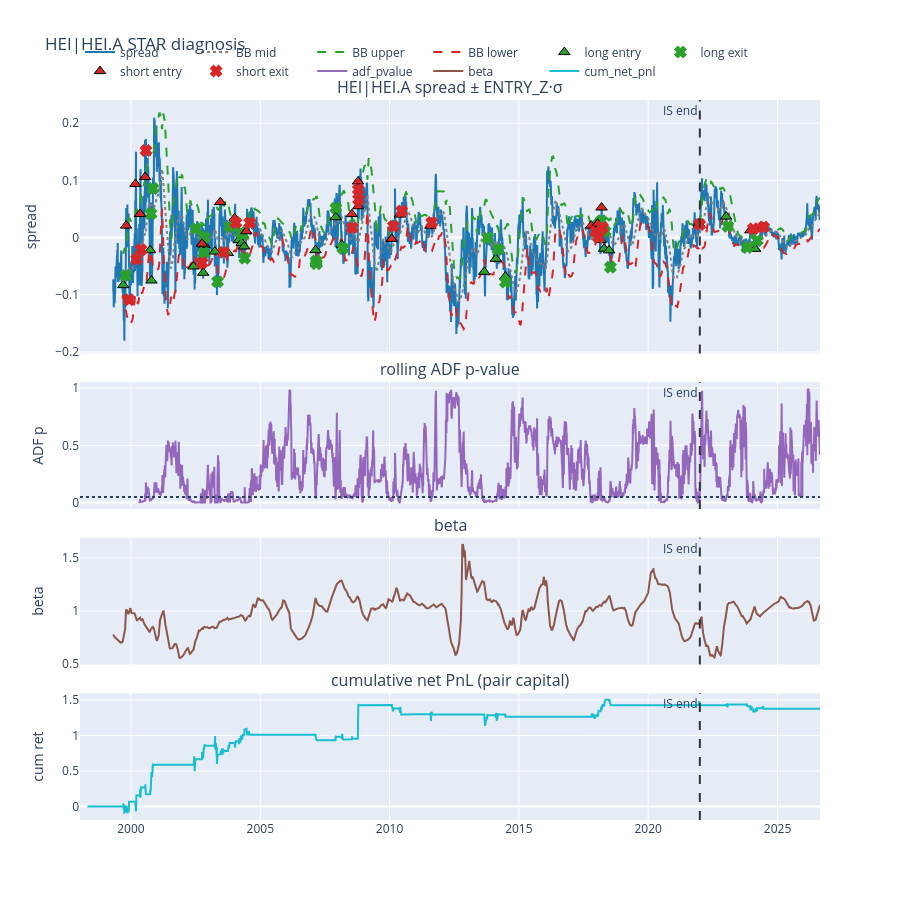
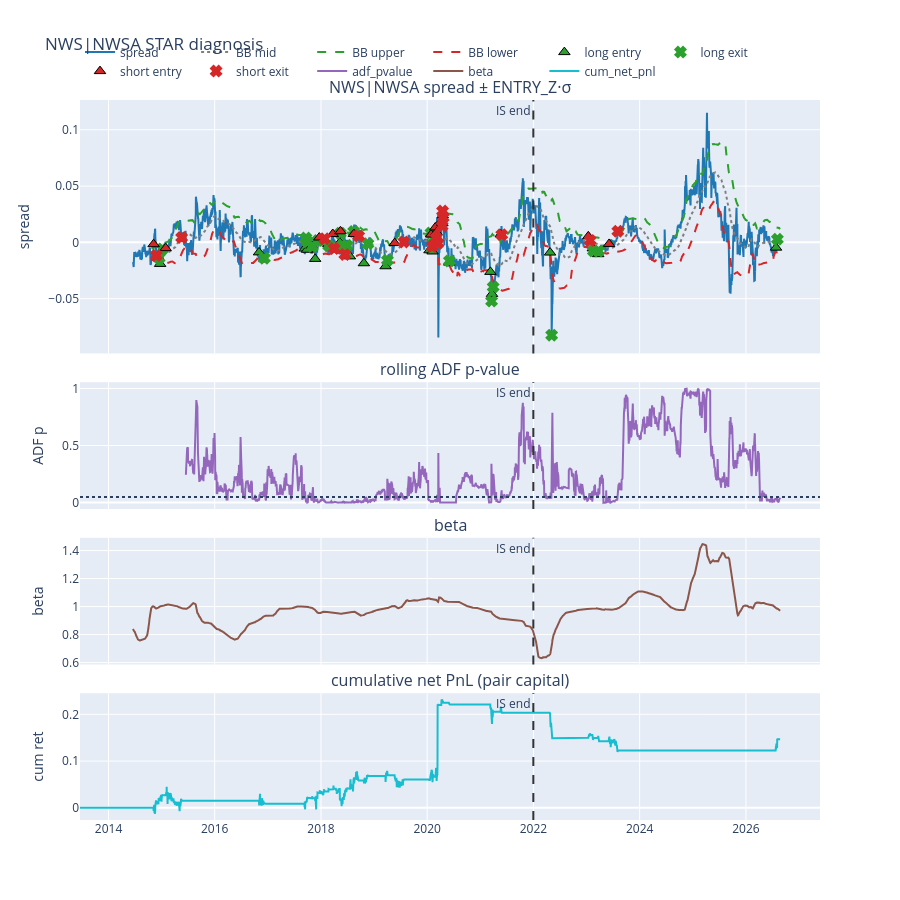

The cell these charts' notebook holds for them, in order:
### Markdown cell above
## 13. Interactive spreads

### Code cell
for pid in PAIRS:
    g = full.loc[full["pair_id"].astype(str) == str(pid)].sort_values("date")
    t = oos_trades.loc[oos_trades["pair_id"].astype(str) == str(pid)] if not oos_trades.empty else oos_trades
    # Include full-sample trades for markers across IS/OOS on the chart
    all_parts = []
    pr = full_res.book.pair_results.get(str(pid))
    if pr is not None and not pr.trades.empty:
        all_parts.append(enrich_trades(pr.trades, g, pr.returns))
    trades_plot = pd.concat(all_parts, ignore_index=True) if all_parts else t
    pair_ret = pr.returns if pr is not None else None
    fig = plotly_pair_diagnosis(
        g,
        trades_plot,
        entry_z=float(cfg.entry_z),
        z_window=int(cfg.z_window),
        pair_returns=pair_ret,
        is_end=IS_END,
        title=f"{pid} STAR diagnosis",
    )
    fig.show()

### Figure 1 — Plotly figure (JSON) as saved in the notebook; plotly's stock layout.template omitted (floating-point values rounded to 4 significant figures; data arrays with more than 128 entries replaced by an {"elided": "..."} marker saying what was removed)
{"data": [{"line": {"color": "#1f77b4"}, "name": "spread", "type": "scatter", "x": {"elided": "7126 str values"}, "xaxis": "x", "y": {"elided": "7126 float values"}, "yaxis": "y"}, {"line": {"color": "#7f7f7f", "dash": "dot"}, "name": "BB mid", "type": "scatter", "x": {"elided": "7126 str values"}, "xaxis": "x", "y": {"elided": "7126 float values"}, "yaxis": "y"}, {"line": {"color": "#2ca02c", "dash": "dash"}, "name": "BB upper", "type": "scatter", "x": {"elided": "7126 str values"}, "xaxis": "x", "y": {"elided": "7126 float values"}, "yaxis": "y"}, {"line": {"color": "#d62728", "dash": "dash"}, "name": "BB lower", "type": "scatter", "x": {"elided": "7126 str values"}, "xaxis": "x", "y": {"elided": "7126 float values"}, "yaxis": "y"}, {"marker": {"color": "#2ca02c", "line": {"color": "#000000", "width": 1}, "size": 10, "symbol": "triangle-up"}, "mode": "markers", "name": "long entry", "type": "scatter", "x": ["1999-09-15T00:00:00", "2000-09-28T00:00:00", "2000-10-17T00:00:00", "2002-06-03T00:00:00", "2002-10-18T00:00:00", "2002-11-04T00:00:00", "2003-04-01T00:00:00", "2003-10-01T00:00:00", "2004-03-03T00:00:00", "2004-04-13T00:00:00", "2004-05-20T00:00:00", "2007-02-21T00:00:00", "2007-03-02T00:00:00", "2007-12-03T00:00:00", "2008-02-27T00:00:00", "2013-08-30T00:00:00", "2014-02-10T00:00:00", "2014-06-24T00:00:00", "2018-01-30T00:00:00", "2018-03-01T00:00:00", "2018-04-19T00:00:00", "2018-06-29T00:00:00", "2023-01-06T00:00:00", "2023-10-30T00:00:00", "2024-02-20T00:00:00"], "xaxis": "x", "y": [-0.08313, -0.02209, -0.07507, -0.0505, -0.06156, -0.01279, -0.02441, -0.02699, -0.004626, -0.009237, -0.01547, -0.02198, -0.04468, 0.03577, -0.01271, -0.05989, -0.03709, -0.06807, 0.01736, -0.004315, -0.01948, -0.0223, 0.03679, -0.01797, -0.01971], "yaxis": "y"}, {"marker": {"color": "#2ca02c", "line": {"color": "#2ca02c", "width": 2}, "size": 9, "symbol": "x"}, "mode": "markers", "name": "long exit", "type": "scatter", "x": ["1999-10-20T00:00:00", "2000-10-11T00:00:00", "2000-11-08T00:00:00", "2002-07-08T00:00:00", "2002-10-28T00:00:00", "2002-11-06T00:00:00", "2003-05-08T00:00:00", "2003-10-29T00:00:00", "2004-04-02T00:00:00", "2004-05-03T00:00:00", "2004-05-26T00:00:00", "2007-02-27T00:00:00", "2007-03-05T00:00:00", "2007-12-04T00:00:00", "2008-03-13T00:00:00", "2013-10-16T00:00:00", "2014-03-13T00:00:00", "2014-06-25T00:00:00", "2018-01-31T00:00:00", "2018-03-12T00:00:00", "2018-05-03T00:00:00", "2018-07-17T00:00:00", "2023-01-31T00:00:00", "2023-10-31T00:00:00", "2024-03-20T00:00:00"], "xaxis": "x", "y": [-0.0664, 0.04193, 0.08603, 0.01596, -0.02673, 0.001157, -0.077, 0.01903, 0.009045, 0.005325, -0.03594, -0.041, -0.04572, 0.05183, -0.01866, -0.0005209, -0.02023, -0.07778, 0.02362, 0.02957, 0.01085, -0.05169, 0.01971, -0.01737, -0.004857], "yaxis": "y"}, {"marker": {"color": "#d62728", "line": {"color": "#000000", "width": 1}, "size": 10, "symbol": "triangle-up"}, "mode": "markers", "name": "short entry", "type": "scatter", "x": ["1999-10-26T00:00:00", "2000-03-06T00:00:00", "2000-05-10T00:00:00", "2000-07-20T00:00:00", "2002-10-01T00:00:00", "2003-06-16T00:00:00", "2004-01-05T00:00:00", "2004-06-18T00:00:00", "2008-07-18T00:00:00", "2008-10-13T00:00:00", "2008-10-17T00:00:00", "2010-02-01T00:00:00", "2010-05-25T00:00:00", "2011-08-01T00:00:00", "2017-10-18T00:00:00", "2018-01-16T00:00:00", "2018-03-14T00:00:00", "2021-12-16T00:00:00", "2023-12-15T00:00:00", "2024-06-04T00:00:00"], "xaxis": "x", "y": [0.02098, 0.09386, 0.0413, 0.1058, -0.0107, 0.06205, 0.03388, 0.01118, 0.04099, 0.09816, 0.05477, -0.002229, 0.04021, 0.0207, 0.02094, 0.02425, 0.05261, 0.02475, 0.01271, 0.01878], "yaxis": "y"}, {"marker": {"color": "#d62728", "line": {"color": "#d62728", "width": 2}, "size": 9, "symbol": "x"}, "mode": "markers", "name": "short exit", "type": "scatter", "x": ["1999-12-08T00:00:00", "2000-03-21T00:00:00", "2000-05-25T00:00:00", "2000-08-01T00:00:00", "2002-10-03T00:00:00", "2003-08-04T00:00:00", "2004-01-23T00:00:00", "2004-08-05T00:00:00", "2008-07-24T00:00:00", "2008-10-16T00:00:00", "2008-10-20T00:00:00", "2010-02-24T00:00:00", "2010-06-21T00:00:00", "2011-08-19T00:00:00", "2017-12-21T00:00:00", "2018-01-29T00:00:00", "2018-03-27T00:00:00", "2021-12-29T00:00:00", "2024-01-25T00:00:00", "2024-06-17T00:00:00"], "xaxis": "x", "y": [-0.1086, -0.03791, -0.02108, 0.1523, -0.04409, -0.02572, 0.0259, 0.0257, 0.0172, 0.08421, 0.06685, 0.02006, 0.04654, 0.02633, 0.01032, 0.0006702, 0.01744, 0.02275, 0.01554, 0.01856], "yaxis": "y"}, {"line": {"color": "#9467bd"}, "name": "adf_pvalue", "type": "scatter", "x": {"elided": "7126 str values"}, "xaxis": "x2", "y": {"elided": "7126 float values"}, "yaxis": "y2"}, {"line": {"color": "#8c564b"}, "name": "beta", "type": "scatter", "x": {"elided": "7126 str values"}, "xaxis": "x3", "y": {"elided": "7126 float values"}, "yaxis": "y3"}, {"line": {"color": "#17becf"}, "name": "cum_net_pnl", "type": "scatter", "x": {"elided": "7126 str values"}, "xaxis": "x4", "y": {"elided": "7126 float values"}, "yaxis": "y4"}], "layout": {"annotations": [{"font": {"size": 16}, "showarrow": false, "text": "HEI|HEI.A spread ± ENTRY_Z·σ", "x": 0.5, "xanchor": "center", "xref": "paper", "y": 1, "yanchor": "bottom", "yref": "paper"}, {"font": {"size": 16}, "showarrow": false, "text": "rolling ADF p-value", "x": 0.5, "xanchor": "center", "xref": "paper", "y": 0.608, "yanchor": "bottom", "yref": "paper"}, {"font": {"size": 16}, "showarrow": false, "text": "beta", "x": 0.5, "xanchor": "center", "xref": "paper", "y": 0.392, "yanchor": "bottom", "yref": "paper"}, {"font": {"size": 16}, "showarrow": false, "text": "cumulative net PnL (pair capital)", "x": 0.5, "xanchor": "center", "xref": "paper", "y": 0.176, "yanchor": "bottom", "yref": "paper"}, {"showarrow": false, "text": "IS end", "x": "2021-12-31T00:00:00", "xanchor": "right", "xref": "x", "y": 1, "yanchor": "top", "yref": "y domain"}, {"showarrow": false, "text": "IS end", "x": "2021-12-31T00:00:00", "xanchor": "right", "xref": "x2", "y": 1, "yanchor": "top", "yref": "y2 domain"}, {"showarrow": false, "text": "IS end", "x": "2021-12-31T00:00:00", "xanchor": "right", "xref": "x3", "y": 1, "yanchor": "top", "yref": "y3 domain"}, {"showarrow": false, "text": "IS end", "x": "2021-12-31T00:00:00", "xanchor": "right", "xref": "x4", "y": 1, "yanchor": "top", "yref": "y4 domain"}], "height": 900, "hovermode": "x unified", "legend": {"orientation": "h", "y": 1.02, "yanchor": "bottom"}, "shapes": [{"line": {"dash": "dot"}, "type": "line", "x0": 0, "x1": 1, "xref": "x2 domain", "y0": 0.05, "y1": 0.05, "yref": "y2"}, {"line": {"color": "#333333", "dash": "dash"}, "type": "line", "x0": "2021-12-31T00:00:00", "x1": "2021-12-31T00:00:00", "xref": "x", "y0": 0, "y1": 1, "yref": "y domain"}, {"line": {"color": "#333333", "dash": "dash"}, "type": "line", "x0": "2021-12-31T00:00:00", "x1": "2021-12-31T00:00:00", "xref": "x2", "y0": 0, "y1": 1, "yref": "y2 domain"}, {"line": {"color": "#333333", "dash": "dash"}, "type": "line", "x0": "2021-12-31T00:00:00", "x1": "2021-12-31T00:00:00", "xref": "x3", "y0": 0, "y1": 1, "yref": "y3 domain"}, {"line": {"color": "#333333", "dash": "dash"}, "type": "line", "x0": "2021-12-31T00:00:00", "x1": "2021-12-31T00:00:00", "xref": "x4", "y0": 0, "y1": 1, "yref": "y4 domain"}], "title": {"text": "HEI|HEI.A STAR diagnosis"}, "xaxis": {"anchor": "y", "domain": [0, 1], "matches": "x4", "showticklabels": false}, "xaxis2": {"anchor": "y2", "domain": [0, 1], "matches": "x4", "showticklabels": false}, "xaxis3": {"anchor": "y3", "domain": [0, 1], "matches": "x4", "showticklabels": false}, "xaxis4": {"anchor": "y4", "domain": [0, 1]}, "yaxis": {"anchor": "x", "domain": [0.648, 1], "title": {"text": "spread"}}, "yaxis2": {"anchor": "x2", "domain": [0.432, 0.608], "title": {"text": "ADF p"}}, "yaxis3": {"anchor": "x3", "domain": [0.216, 0.392], "title": {"text": "beta"}}, "yaxis4": {"anchor": "x4", "domain": [0, 0.176], "title": {"text": "cum ret"}}}}

### Figure 2 — Plotly figure (JSON) as saved in the notebook; plotly's stock layout.template omitted (floating-point values rounded to 4 significant figures; data arrays with more than 128 entries replaced by an {"elided": "..."} marker saying what was removed)
{"data": [{"line": {"color": "#1f77b4"}, "name": "spread", "type": "scatter", "x": {"elided": "3315 str values"}, "xaxis": "x", "y": {"elided": "3315 float values"}, "yaxis": "y"}, {"line": {"color": "#7f7f7f", "dash": "dot"}, "name": "BB mid", "type": "scatter", "x": {"elided": "3315 str values"}, "xaxis": "x", "y": {"elided": "3315 float values"}, "yaxis": "y"}, {"line": {"color": "#2ca02c", "dash": "dash"}, "name": "BB upper", "type": "scatter", "x": {"elided": "3315 str values"}, "xaxis": "x", "y": {"elided": "3315 float values"}, "yaxis": "y"}, {"line": {"color": "#d62728", "dash": "dash"}, "name": "BB lower", "type": "scatter", "x": {"elided": "3315 str values"}, "xaxis": "x", "y": {"elided": "3315 float values"}, "yaxis": "y"}, {"marker": {"color": "#2ca02c", "line": {"color": "#000000", "width": 1}, "size": 10, "symbol": "triangle-up"}, "mode": "markers", "name": "long entry", "type": "scatter", "x": ["2014-12-08T00:00:00", "2014-12-22T00:00:00", "2016-11-01T00:00:00", "2017-09-11T00:00:00", "2017-09-27T00:00:00", "2017-10-30T00:00:00", "2017-11-22T00:00:00", "2018-02-22T00:00:00", "2018-04-16T00:00:00", "2018-05-11T00:00:00", "2018-06-15T00:00:00", "2018-07-19T00:00:00", "2018-10-23T00:00:00", "2019-03-21T00:00:00", "2020-01-17T00:00:00", "2020-02-07T00:00:00", "2020-06-01T00:00:00", "2021-03-11T00:00:00", "2021-03-22T00:00:00", "2022-04-25T00:00:00", "2023-02-13T00:00:00", "2023-03-22T00:00:00", "2026-07-27T00:00:00"], "xaxis": "x", "y": [-0.01286, -0.01913, -0.008899, -0.005511, -0.006574, -0.003256, -0.01468, -0.001733, -0.003547, 4.555e-05, -0.002157, -0.01245, -0.01854, -0.02121, -0.007036, -0.008101, -0.01798, -0.02621, -0.04579, -0.009059, -0.005328, -0.01048, -0.00467], "yaxis": "y"}, {"marker": {"color": "#2ca02c", "line": {"color": "#2ca02c", "width": 2}, "size": 9, "symbol": "x"}, "mode": "markers", "name": "long exit", "type": "scatter", "x": ["2014-12-15T00:00:00", "2015-01-06T00:00:00", "2016-12-08T00:00:00", "2017-09-20T00:00:00", "2017-09-29T00:00:00", "2017-11-03T00:00:00", "2017-12-11T00:00:00", "2018-02-23T00:00:00", "2018-05-04T00:00:00", "2018-05-14T00:00:00", "2018-06-28T00:00:00", "2018-08-14T00:00:00", "2018-11-20T00:00:00", "2019-04-03T00:00:00", "2020-01-27T00:00:00", "2020-02-14T00:00:00", "2020-06-02T00:00:00", "2021-03-19T00:00:00", "2021-03-30T00:00:00", "2022-05-06T00:00:00", "2023-02-17T00:00:00", "2023-03-24T00:00:00", "2026-08-05T00:00:00"], "xaxis": "x", "y": [-0.01379, -0.005977, -0.014, 0.003873, 0.0006176, -0.003693, 0.001711, -0.003066, -0.004991, 0.008096, -0.002672, 0.009583, -0.001223, -0.01582, 0.008233, -0.001256, -0.01645, -0.05215, -0.03966, -0.08237, -0.007718, -0.007727, 0.002779], "yaxis": "y"}, {"marker": {"color": "#d62728", "line": {"color": "#000000", "width": 1}, "size": 10, "symbol": "triangle-up"}, "mode": "markers", "name": "short entry", "type": "scatter", "x": ["2014-11-07T00:00:00", "2015-01-29T00:00:00", "2017-12-20T00:00:00", "2018-03-23T00:00:00", "2018-05-15T00:00:00", "2018-08-15T00:00:00", "2019-05-23T00:00:00", "2020-01-28T00:00:00", "2020-02-26T00:00:00", "2020-03-05T00:00:00", "2020-04-08T00:00:00", "2020-04-15T00:00:00", "2020-04-17T00:00:00", "2021-05-21T00:00:00", "2023-01-13T00:00:00", "2023-06-05T00:00:00"], "xaxis": "x", "y": [-0.001622, -0.005123, 0.004269, 0.007418, 0.009835, 0.007425, -0.0006524, 0.006972, 0.01324, 0.008956, 0.01909, 0.01693, 0.02402, 0.007131, 0.005366, -0.001387], "yaxis": "y"}, {"marker": {"color": "#d62728", "line": {"color": "#d62728", "width": 2}, "size": 9, "symbol": "x"}, "mode": "markers", "name": "short exit", "type": "scatter", "x": ["2014-11-26T00:00:00", "2015-05-19T00:00:00", "2018-01-26T00:00:00", "2018-04-02T00:00:00", "2018-06-14T00:00:00", "2018-09-17T00:00:00", "2019-07-25T00:00:00", "2020-02-05T00:00:00", "2020-03-03T00:00:00", "2020-03-16T00:00:00", "2020-04-13T00:00:00", "2020-04-16T00:00:00", "2020-04-20T00:00:00", "2021-05-28T00:00:00", "2023-01-26T00:00:00", "2023-08-04T00:00:00"], "xaxis": "x", "y": [-0.01162, 0.004302, 0.00311, -0.005455, -0.01072, 0.005593, 0.0003541, -0.003586, 0.003934, -0.0007298, 0.01448, 0.02787, 0.02214, 0.006724, 0.001735, 0.009834], "yaxis": "y"}, {"line": {"color": "#9467bd"}, "name": "adf_pvalue", "type": "scatter", "x": {"elided": "3315 str values"}, "xaxis": "x2", "y": {"elided": "3315 float values"}, "yaxis": "y2"}, {"line": {"color": "#8c564b"}, "name": "beta", "type": "scatter", "x": {"elided": "3315 str values"}, "xaxis": "x3", "y": {"elided": "3315 float values"}, "yaxis": "y3"}, {"line": {"color": "#17becf"}, "name": "cum_net_pnl", "type": "scatter", "x": {"elided": "3315 str values"}, "xaxis": "x4", "y": {"elided": "3315 float values"}, "yaxis": "y4"}], "layout": {"annotations": [{"font": {"size": 16}, "showarrow": false, "text": "NWS|NWSA spread ± ENTRY_Z·σ", "x": 0.5, "xanchor": "center", "xref": "paper", "y": 1, "yanchor": "bottom", "yref": "paper"}, {"font": {"size": 16}, "showarrow": false, "text": "rolling ADF p-value", "x": 0.5, "xanchor": "center", "xref": "paper", "y": 0.608, "yanchor": "bottom", "yref": "paper"}, {"font": {"size": 16}, "showarrow": false, "text": "beta", "x": 0.5, "xanchor": "center", "xref": "paper", "y": 0.392, "yanchor": "bottom", "yref": "paper"}, {"font": {"size": 16}, "showarrow": false, "text": "cumulative net PnL (pair capital)", "x": 0.5, "xanchor": "center", "xref": "paper", "y": 0.176, "yanchor": "bottom", "yref": "paper"}, {"showarrow": false, "text": "IS end", "x": "2021-12-31T00:00:00", "xanchor": "right", "xref": "x", "y": 1, "yanchor": "top", "yref": "y domain"}, {"showarrow": false, "text": "IS end", "x": "2021-12-31T00:00:00", "xanchor": "right", "xref": "x2", "y": 1, "yanchor": "top", "yref": "y2 domain"}, {"showarrow": false, "text": "IS end", "x": "2021-12-31T00:00:00", "xanchor": "right", "xref": "x3", "y": 1, "yanchor": "top", "yref": "y3 domain"}, {"showarrow": false, "text": "IS end", "x": "2021-12-31T00:00:00", "xanchor": "right", "xref": "x4", "y": 1, "yanchor": "top", "yref": "y4 domain"}], "height": 900, "hovermode": "x unified", "legend": {"orientation": "h", "y": 1.02, "yanchor": "bottom"}, "shapes": [{"line": {"dash": "dot"}, "type": "line", "x0": 0, "x1": 1, "xref": "x2 domain", "y0": 0.05, "y1": 0.05, "yref": "y2"}, {"line": {"color": "#333333", "dash": "dash"}, "type": "line", "x0": "2021-12-31T00:00:00", "x1": "2021-12-31T00:00:00", "xref": "x", "y0": 0, "y1": 1, "yref": "y domain"}, {"line": {"color": "#333333", "dash": "dash"}, "type": "line", "x0": "2021-12-31T00:00:00", "x1": "2021-12-31T00:00:00", "xref": "x2", "y0": 0, "y1": 1, "yref": "y2 domain"}, {"line": {"color": "#333333", "dash": "dash"}, "type": "line", "x0": "2021-12-31T00:00:00", "x1": "2021-12-31T00:00:00", "xref": "x3", "y0": 0, "y1": 1, "yref": "y3 domain"}, {"line": {"color": "#333333", "dash": "dash"}, "type": "line", "x0": "2021-12-31T00:00:00", "x1": "2021-12-31T00:00:00", "xref": "x4", "y0": 0, "y1": 1, "yref": "y4 domain"}], "title": {"text": "NWS|NWSA STAR diagnosis"}, "xaxis": {"anchor": "y", "domain": [0, 1], "matches": "x4", "showticklabels": false}, "xaxis2": {"anchor": "y2", "domain": [0, 1], "matches": "x4", "showticklabels": false}, "xaxis3": {"anchor": "y3", "domain": [0, 1], "matches": "x4", "showticklabels": false}, "xaxis4": {"anchor": "y4", "domain": [0, 1]}, "yaxis": {"anchor": "x", "domain": [0.648, 1], "title": {"text": "spread"}}, "yaxis2": {"anchor": "x2", "domain": [0.432, 0.608], "title": {"text": "ADF p"}}, "yaxis3": {"anchor": "x3", "domain": [0.216, 0.392], "title": {"text": "beta"}}, "yaxis4": {"anchor": "x4", "domain": [0, 0.176], "title": {"text": "cum ret"}}}}
